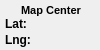
   <widget class="QFrame" name="frmMapCenter">
    <property name="geometry">
     <rect>
      <x>290</x>
      <y>5</y>
      <width>100</width>
      <height>50</height>
     </rect>
    </property>
    <property name="sizePolicy">
     <sizepolicy hsizetype="Expanding" vsizetype="Preferred">
      <horstretch>0</horstretch>
      <verstretch>0</verstretch>
     </sizepolicy>
    </property>
    <property name="font">
     <font>
      <pointsize>9</pointsize>
     </font>
    </property>
    <property name="mouseTracking">
     <bool>true</bool>
    </property>
    <property name="toolTip">
     <string>Map Center</string>
    </property>
    <property name="autoFillBackground">
     <bool>true</bool>
    </property>
    <widget class="QLabel" name="lblMapCenterLat">
     <property name="geometry">
      <rect>
       <x>40</x>
       <y>16</y>
       <width>54</width>
       <height>16</height>
      </rect>
     </property>
     <property name="sizePolicy">
      <sizepolicy hsizetype="Maximum" vsizetype="Minimum">
       <horstretch>0</horstretch>
       <verstretch>0</verstretch>
      </sizepolicy>
     </property>
     <property name="palette">
      <palette>
       <active>
        <colorrole role="Button">
         <brush brushstyle="SolidPattern">
          <color alpha="0">
           <red>0</red>
           <green>0</green>
           <blue>0</blue>
          </color>
         </brush>
        </colorrole>
        <colorrole role="Text">
         <brush brushstyle="SolidPattern">
          <color alpha="255">
           <red>255</red>
           <green>255</green>
           <blue>255</blue>
          </color>
         </brush>
        </colorrole>
        <colorrole role="ButtonText">
         <brush brushstyle="SolidPattern">
          <color alpha="255">
           <red>255</red>
           <green>255</green>
           <blue>255</blue>
          </color>
         </brush>
        </colorrole>
        <colorrole role="Base">
         <brush brushstyle="SolidPattern">
          <color alpha="0">
           <red>0</red>
           <green>0</green>
           <blue>0</blue>
          </color>
         </brush>
        </colorrole>
        <colorrole role="Window">
         <brush brushstyle="SolidPattern">
          <color alpha="0">
           <red>0</red>
           <green>0</green>
           <blue>0</blue>
          </color>
         </brush>
        </colorrole>
       </active>
       <inactive>
        <colorrole role="Button">
         <brush brushstyle="SolidPattern">
          <color alpha="0">
           <red>0</red>
           <green>0</green>
           <blue>0</blue>
          </color>
         </brush>
        </colorrole>
        <colorrole role="Text">
         <brush brushstyle="SolidPattern">
          <color alpha="255">
           <red>255</red>
           <green>255</green>
           <blue>255</blue>
          </color>
         </brush>
        </colorrole>
        <colorrole role="ButtonText">
         <brush brushstyle="SolidPattern">
          <color alpha="255">
           <red>255</red>
           <green>255</green>
           <blue>255</blue>
          </color>
         </brush>
        </colorrole>
        <colorrole role="Base">
         <brush brushstyle="SolidPattern">
          <color alpha="0">
           <red>0</red>
           <green>0</green>
           <blue>0</blue>
          </color>
         </brush>
        </colorrole>
        <colorrole role="Window">
         <brush brushstyle="SolidPattern">
          <color alpha="0">
           <red>0</red>
           <green>0</green>
           <blue>0</blue>
          </color>
         </brush>
        </colorrole>
       </inactive>
       <disabled>
        <colorrole role="Button">
         <brush brushstyle="SolidPattern">
          <color alpha="0">
           <red>0</red>
           <green>0</green>
           <blue>0</blue>
          </color>
         </brush>
        </colorrole>
        <colorrole role="Text">
         <brush brushstyle="SolidPattern">
          <color alpha="255">
           <red>255</red>
           <green>255</green>
           <blue>255</blue>
          </color>
         </brush>
        </colorrole>
        <colorrole role="ButtonText">
         <brush brushstyle="SolidPattern">
          <color alpha="255">
           <red>255</red>
           <green>255</green>
           <blue>255</blue>
          </color>
         </brush>
        </colorrole>
        <colorrole role="Base">
         <brush brushstyle="SolidPattern">
          <color alpha="0">
           <red>0</red>
           <green>0</green>
           <blue>0</blue>
          </color>
         </brush>
        </colorrole>
        <colorrole role="Window">
         <brush brushstyle="SolidPattern">
          <color alpha="0">
           <red>0</red>
           <green>0</green>
           <blue>0</blue>
          </color>
         </brush>
        </colorrole>
       </disabled>
      </palette>
     </property>
     <property name="font">
      <font>
       <pointsize>9</pointsize>
       <weight>75</weight>
       <bold>true</bold>
      </font>
     </property>
     <property name="mouseTracking">
      <bool>false</bool>
     </property>
     <property name="styleSheet">
      <string notr="true">background-color: rgba(0, 0, 0, 0);</string>
     </property>
     <property name="frameShadow">
      <enum>QFrame::Plain</enum>
     </property>
     <property name="scaledContents">
      <bool>false</bool>
     </property>
     <property name="alignment">
      <set>Qt::AlignLeading|Qt::AlignLeft|Qt::AlignTop</set>
     </property>
     <property name="wordWrap">
      <bool>false</bool>
     </property>
     <property name="margin">
      <number>0</number>
     </property>
     <property name="indent">
      <number>0</number>
     </property>
    </widget>
    <widget class="QLabel" name="lblMapCenterLon">
     <property name="geometry">
      <rect>
       <x>40</x>
       <y>30</y>
       <width>54</width>
       <height>16</height>
      </rect>
     </property>
     <property name="sizePolicy">
      <sizepolicy hsizetype="Maximum" vsizetype="Minimum">
       <horstretch>0</horstretch>
       <verstretch>0</verstretch>
      </sizepolicy>
     </property>
     <property name="palette">
      <palette>
       <active>
        <colorrole role="Button">
         <brush brushstyle="SolidPattern">
          <color alpha="0">
           <red>0</red>
           <green>0</green>
           <blue>0</blue>
          </color>
         </brush>
        </colorrole>
        <colorrole role="Text">
         <brush brushstyle="SolidPattern">
          <color alpha="255">
           <red>255</red>
           <green>255</green>
           <blue>255</blue>
          </color>
         </brush>
        </colorrole>
        <colorrole role="ButtonText">
         <brush brushstyle="SolidPattern">
          <color alpha="255">
           <red>255</red>
           <green>255</green>
           <blue>255</blue>
          </color>
         </brush>
        </colorrole>
        <colorrole role="Base">
         <brush brushstyle="SolidPattern">
          <color alpha="0">
           <red>0</red>
           <green>0</green>
           <blue>0</blue>
          </color>
         </brush>
        </colorrole>
        <colorrole role="Window">
         <brush brushstyle="SolidPattern">
          <color alpha="0">
           <red>0</red>
           <green>0</green>
           <blue>0</blue>
          </color>
         </brush>
        </colorrole>
       </active>
       <inactive>
        <colorrole role="Button">
         <brush brushstyle="SolidPattern">
          <color alpha="0">
           <red>0</red>
           <green>0</green>
           <blue>0</blue>
          </color>
         </brush>
        </colorrole>
        <colorrole role="Text">
         <brush brushstyle="SolidPattern">
          <color alpha="255">
           <red>255</red>
           <green>255</green>
           <blue>255</blue>
          </color>
         </brush>
        </colorrole>
        <colorrole role="ButtonText">
         <brush brushstyle="SolidPattern">
          <color alpha="255">
           <red>255</red>
           <green>255</green>
           <blue>255</blue>
          </color>
         </brush>
        </colorrole>
        <colorrole role="Base">
         <brush brushstyle="SolidPattern">
          <color alpha="0">
           <red>0</red>
           <green>0</green>
           <blue>0</blue>
          </color>
         </brush>
        </colorrole>
        <colorrole role="Window">
         <brush brushstyle="SolidPattern">
          <color alpha="0">
           <red>0</red>
           <green>0</green>
           <blue>0</blue>
          </color>
         </brush>
        </colorrole>
       </inactive>
       <disabled>
        <colorrole role="Button">
         <brush brushstyle="SolidPattern">
          <color alpha="0">
           <red>0</red>
           <green>0</green>
           <blue>0</blue>
          </color>
         </brush>
        </colorrole>
        <colorrole role="Text">
         <brush brushstyle="SolidPattern">
          <color alpha="255">
           <red>255</red>
           <green>255</green>
           <blue>255</blue>
          </color>
         </brush>
        </colorrole>
        <colorrole role="ButtonText">
         <brush brushstyle="SolidPattern">
          <color alpha="255">
           <red>255</red>
           <green>255</green>
           <blue>255</blue>
          </color>
         </brush>
        </colorrole>
        <colorrole role="Base">
         <brush brushstyle="SolidPattern">
          <color alpha="0">
           <red>0</red>
           <green>0</green>
           <blue>0</blue>
          </color>
         </brush>
        </colorrole>
        <colorrole role="Window">
         <brush brushstyle="SolidPattern">
          <color alpha="0">
           <red>0</red>
           <green>0</green>
           <blue>0</blue>
          </color>
         </brush>
        </colorrole>
       </disabled>
      </palette>
     </property>
     <property name="font">
      <font>
       <pointsize>9</pointsize>
       <weight>75</weight>
       <bold>true</bold>
      </font>
     </property>
     <property name="mouseTracking">
      <bool>false</bool>
     </property>
     <property name="styleSheet">
      <string notr="true">background-color: rgba(0, 0, 0, 0);</string>
     </property>
     <property name="frameShadow">
      <enum>QFrame::Plain</enum>
     </property>
     <property name="alignment">
      <set>Qt::AlignLeading|Qt::AlignLeft|Qt::AlignTop</set>
     </property>
     <property name="indent">
      <number>0</number>
     </property>
    </widget>
    <widget class="QLabel" name="lblMapCenter">
     <property name="geometry">
      <rect>
       <x>3</x>
       <y>3</y>
       <width>96</width>
       <height>14</height>
      </rect>
     </property>
     <property name="palette">
      <palette>
       <active>
        <colorrole role="Button">
         <brush brushstyle="SolidPattern">
          <color alpha="0">
           <red>0</red>
           <green>0</green>
           <blue>0</blue>
          </color>
         </brush>
        </colorrole>
        <colorrole role="Base">
         <brush brushstyle="SolidPattern">
          <color alpha="0">
           <red>0</red>
           <green>0</green>
           <blue>0</blue>
          </color>
         </brush>
        </colorrole>
        <colorrole role="Window">
         <brush brushstyle="SolidPattern">
          <color alpha="0">
           <red>0</red>
           <green>0</green>
           <blue>0</blue>
          </color>
         </brush>
        </colorrole>
       </active>
       <inactive>
        <colorrole role="Button">
         <brush brushstyle="SolidPattern">
          <color alpha="0">
           <red>0</red>
           <green>0</green>
           <blue>0</blue>
          </color>
         </brush>
        </colorrole>
        <colorrole role="Base">
         <brush brushstyle="SolidPattern">
          <color alpha="0">
           <red>0</red>
           <green>0</green>
           <blue>0</blue>
          </color>
         </brush>
        </colorrole>
        <colorrole role="Window">
         <brush brushstyle="SolidPattern">
          <color alpha="0">
           <red>0</red>
           <green>0</green>
           <blue>0</blue>
          </color>
         </brush>
        </colorrole>
       </inactive>
       <disabled>
        <colorrole role="Button">
         <brush brushstyle="SolidPattern">
          <color alpha="0">
           <red>0</red>
           <green>0</green>
           <blue>0</blue>
          </color>
         </brush>
        </colorrole>
        <colorrole role="Base">
         <brush brushstyle="SolidPattern">
          <color alpha="0">
           <red>0</red>
           <green>0</green>
           <blue>0</blue>
          </color>
         </brush>
        </colorrole>
        <colorrole role="Window">
         <brush brushstyle="SolidPattern">
          <color alpha="0">
           <red>0</red>
           <green>0</green>
           <blue>0</blue>
          </color>
         </brush>
        </colorrole>
       </disabled>
      </palette>
     </property>
     <property name="font">
      <font>
       <pointsize>8</pointsize>
       <weight>75</weight>
       <bold>true</bold>
      </font>
     </property>
     <property name="styleSheet">
      <string notr="true"> background-color: rgba(0, 0, 0, 0);</string>
     </property>
     <property name="text">
      <string>Map Center</string>
     </property>
     <property name="alignment">
      <set>Qt::AlignCenter</set>
     </property>
     <property name="indent">
      <number>1</number>
     </property>
    </widget>
    <widget class="QLabel" name="lblMapCenterLatLabel">
     <property name="enabled">
      <bool>true</bool>
     </property>
     <property name="geometry">
      <rect>
       <x>5</x>
       <y>16</y>
       <width>31</width>
       <height>16</height>
      </rect>
     </property>
     <property name="sizePolicy">
      <sizepolicy hsizetype="Expanding" vsizetype="Preferred">
       <horstretch>0</horstretch>
       <verstretch>0</verstretch>
      </sizepolicy>
     </property>
     <property name="palette">
      <palette>
       <active>
        <colorrole role="Button">
         <brush brushstyle="SolidPattern">
          <color alpha="0">
           <red>0</red>
           <green>0</green>
           <blue>0</blue>
          </color>
         </brush>
        </colorrole>
        <colorrole role="Text">
         <brush brushstyle="SolidPattern">
          <color alpha="255">
           <red>255</red>
           <green>255</green>
           <blue>255</blue>
          </color>
         </brush>
        </colorrole>
        <colorrole role="ButtonText">
         <brush brushstyle="SolidPattern">
          <color alpha="255">
           <red>255</red>
           <green>255</green>
           <blue>255</blue>
          </color>
         </brush>
        </colorrole>
        <colorrole role="Base">
         <brush brushstyle="SolidPattern">
          <color alpha="0">
           <red>0</red>
           <green>0</green>
           <blue>0</blue>
          </color>
         </brush>
        </colorrole>
        <colorrole role="Window">
         <brush brushstyle="SolidPattern">
          <color alpha="0">
           <red>0</red>
           <green>0</green>
           <blue>0</blue>
          </color>
         </brush>
        </colorrole>
       </active>
       <inactive>
        <colorrole role="Button">
         <brush brushstyle="SolidPattern">
          <color alpha="0">
           <red>0</red>
           <green>0</green>
           <blue>0</blue>
          </color>
         </brush>
        </colorrole>
        <colorrole role="Text">
         <brush brushstyle="SolidPattern">
          <color alpha="255">
           <red>255</red>
           <green>255</green>
           <blue>255</blue>
          </color>
         </brush>
        </colorrole>
        <colorrole role="ButtonText">
         <brush brushstyle="SolidPattern">
          <color alpha="255">
           <red>255</red>
           <green>255</green>
           <blue>255</blue>
          </color>
         </brush>
        </colorrole>
        <colorrole role="Base">
         <brush brushstyle="SolidPattern">
          <color alpha="0">
           <red>0</red>
           <green>0</green>
           <blue>0</blue>
          </color>
         </brush>
        </colorrole>
        <colorrole role="Window">
         <brush brushstyle="SolidPattern">
          <color alpha="0">
           <red>0</red>
           <green>0</green>
           <blue>0</blue>
          </color>
         </brush>
        </colorrole>
       </inactive>
       <disabled>
        <colorrole role="Button">
         <brush brushstyle="SolidPattern">
          <color alpha="0">
           <red>0</red>
           <green>0</green>
           <blue>0</blue>
          </color>
         </brush>
        </colorrole>
        <colorrole role="Text">
         <brush brushstyle="SolidPattern">
          <color alpha="255">
           <red>255</red>
           <green>255</green>
           <blue>255</blue>
          </color>
         </brush>
        </colorrole>
        <colorrole role="ButtonText">
         <brush brushstyle="SolidPattern">
          <color alpha="255">
           <red>255</red>
           <green>255</green>
           <blue>255</blue>
          </color>
         </brush>
        </colorrole>
        <colorrole role="Base">
         <brush brushstyle="SolidPattern">
          <color alpha="0">
           <red>0</red>
           <green>0</green>
           <blue>0</blue>
          </color>
         </brush>
        </colorrole>
        <colorrole role="Window">
         <brush brushstyle="SolidPattern">
          <color alpha="0">
           <red>0</red>
           <green>0</green>
           <blue>0</blue>
          </color>
         </brush>
        </colorrole>
       </disabled>
      </palette>
     </property>
     <property name="font">
      <font>
       <pointsize>9</pointsize>
       <weight>75</weight>
       <bold>true</bold>
      </font>
     </property>
     <property name="styleSheet">
      <string notr="true">background-color: rgba(0, 0, 0, 0);</string>
     </property>
     <property name="frameShape">
      <enum>QFrame::NoFrame</enum>
     </property>
     <property name="frameShadow">
      <enum>QFrame::Sunken</enum>
     </property>
     <property name="lineWidth">
      <number>1</number>
     </property>
     <property name="text">
      <string>Lat:</string>
     </property>
     <property name="textFormat">
      <enum>Qt::AutoText</enum>
     </property>
     <property name="indent">
      <number>0</number>
     </property>
    </widget>
    <widget class="QLabel" name="lblMapCenterLonLabel">
     <property name="geometry">
      <rect>
       <x>5</x>
       <y>32</y>
       <width>31</width>
       <height>16</height>
      </rect>
     </property>
     <property name="sizePolicy">
      <sizepolicy hsizetype="Expanding" vsizetype="Expanding">
       <horstretch>0</horstretch>
       <verstretch>0</verstretch>
      </sizepolicy>
     </property>
     <property name="palette">
      <palette>
       <active>
        <colorrole role="Button">
         <brush brushstyle="SolidPattern">
          <color alpha="0">
           <red>0</red>
           <green>0</green>
           <blue>0</blue>
          </color>
         </brush>
        </colorrole>
        <colorrole role="Text">
         <brush brushstyle="SolidPattern">
          <color alpha="255">
           <red>255</red>
           <green>255</green>
           <blue>255</blue>
          </color>
         </brush>
        </colorrole>
        <colorrole role="ButtonText">
         <brush brushstyle="SolidPattern">
          <color alpha="255">
           <red>255</red>
           <green>255</green>
           <blue>255</blue>
          </color>
         </brush>
        </colorrole>
        <colorrole role="Base">
         <brush brushstyle="SolidPattern">
          <color alpha="0">
           <red>0</red>
           <green>0</green>
           <blue>0</blue>
          </color>
         </brush>
        </colorrole>
        <colorrole role="Window">
         <brush brushstyle="SolidPattern">
          <color alpha="0">
           <red>0</red>
           <green>0</green>
           <blue>0</blue>
          </color>
         </brush>
        </colorrole>
       </active>
       <inactive>
        <colorrole role="Button">
         <brush brushstyle="SolidPattern">
          <color alpha="0">
           <red>0</red>
           <green>0</green>
           <blue>0</blue>
          </color>
         </brush>
        </colorrole>
        <colorrole role="Text">
         <brush brushstyle="SolidPattern">
          <color alpha="255">
           <red>255</red>
           <green>255</green>
           <blue>255</blue>
          </color>
         </brush>
        </colorrole>
        <colorrole role="ButtonText">
         <brush brushstyle="SolidPattern">
          <color alpha="255">
           <red>255</red>
           <green>255</green>
           <blue>255</blue>
          </color>
         </brush>
        </colorrole>
        <colorrole role="Base">
         <brush brushstyle="SolidPattern">
          <color alpha="0">
           <red>0</red>
           <green>0</green>
           <blue>0</blue>
          </color>
         </brush>
        </colorrole>
        <colorrole role="Window">
         <brush brushstyle="SolidPattern">
          <color alpha="0">
           <red>0</red>
           <green>0</green>
           <blue>0</blue>
          </color>
         </brush>
        </colorrole>
       </inactive>
       <disabled>
        <colorrole role="Button">
         <brush brushstyle="SolidPattern">
          <color alpha="0">
           <red>0</red>
           <green>0</green>
           <blue>0</blue>
          </color>
         </brush>
        </colorrole>
        <colorrole role="Text">
         <brush brushstyle="SolidPattern">
          <color alpha="255">
           <red>255</red>
           <green>255</green>
           <blue>255</blue>
          </color>
         </brush>
        </colorrole>
        <colorrole role="ButtonText">
         <brush brushstyle="SolidPattern">
          <color alpha="255">
           <red>255</red>
           <green>255</green>
           <blue>255</blue>
          </color>
         </brush>
        </colorrole>
        <colorrole role="Base">
         <brush brushstyle="SolidPattern">
          <color alpha="0">
           <red>0</red>
           <green>0</green>
           <blue>0</blue>
          </color>
         </brush>
        </colorrole>
        <colorrole role="Window">
         <brush brushstyle="SolidPattern">
          <color alpha="0">
           <red>0</red>
           <green>0</green>
           <blue>0</blue>
          </color>
         </brush>
        </colorrole>
       </disabled>
      </palette>
     </property>
     <property name="font">
      <font>
       <pointsize>9</pointsize>
       <weight>75</weight>
       <bold>true</bold>
      </font>
     </property>
     <property name="styleSheet">
      <string notr="true">background-color: rgba(0, 0, 0, 0);</string>
     </property>
     <property name="frameShadow">
      <enum>QFrame::Sunken</enum>
     </property>
     <property name="text">
      <string>Lng:</string>
     </property>
     <property name="indent">
      <number>0</number>
     </property>
    </widget>
   </widget>
